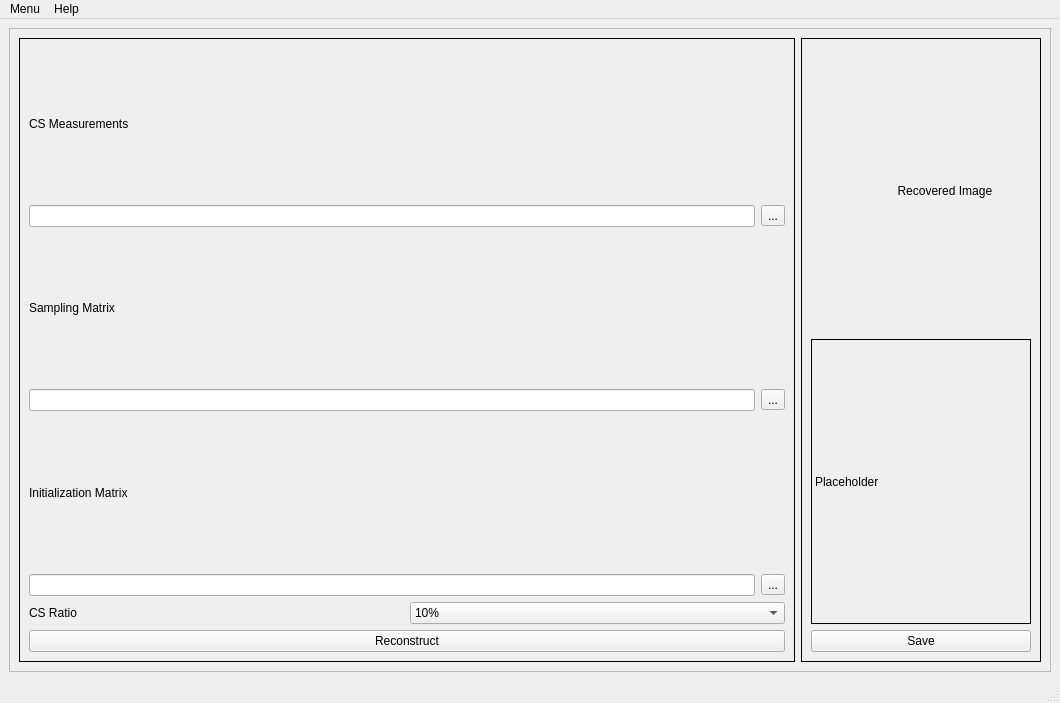
<?xml version="1.0" encoding="UTF-8"?>
<ui version="4.0">
 <class>HomeWindow</class>
 <widget class="QMainWindow" name="HomeWindow">
  <property name="geometry">
   <rect>
    <x>0</x>
    <y>0</y>
    <width>1060</width>
    <height>703</height>
   </rect>
  </property>
  <property name="windowTitle">
   <string>NetMD</string>
  </property>
  <widget class="QWidget" name="centralwidget">
   <layout class="QGridLayout" name="gridLayout_3">
    <item row="1" column="0">
     <widget class="QFrame" name="frame_2">
      <property name="frameShape">
       <enum>QFrame::StyledPanel</enum>
      </property>
      <property name="frameShadow">
       <enum>QFrame::Raised</enum>
      </property>
      <layout class="QGridLayout" name="gridLayout_5">
       <item row="0" column="0">
        <widget class="QFrame" name="frame_3">
         <property name="minimumSize">
          <size>
           <width>197</width>
           <height>191</height>
          </size>
         </property>
         <property name="styleSheet">
          <string notr="true">border-color: rgb(0, 0, 0);</string>
         </property>
         <property name="frameShape">
          <enum>QFrame::Box</enum>
         </property>
         <layout class="QGridLayout" name="gridLayout_2">
          <item row="0" column="0">
           <layout class="QVBoxLayout" name="verticalLayout_4">
            <item>
             <layout class="QGridLayout" name="gridLayout">
              <item row="0" column="0">
               <layout class="QVBoxLayout" name="verticalLayout">
                <item>
                 <widget class="QLabel" name="csMeasurementsLabel">
                  <property name="text">
                   <string>CS Measurements</string>
                  </property>
                 </widget>
                </item>
                <item>
                 <layout class="QHBoxLayout" name="horizontalLayout">
                  <item>
                   <widget class="QLineEdit" name="csMeasurementsPathLine"/>
                  </item>
                  <item>
                   <widget class="QToolButton" name="csMeasurementsButton">
                    <property name="text">
                     <string>...</string>
                    </property>
                   </widget>
                  </item>
                 </layout>
                </item>
               </layout>
              </item>
              <item row="1" column="0">
               <layout class="QVBoxLayout" name="verticalLayout_2">
                <item>
                 <widget class="QLabel" name="samplingMatrixLabel">
                  <property name="text">
                   <string>Sampling Matrix</string>
                  </property>
                 </widget>
                </item>
                <item>
                 <layout class="QHBoxLayout" name="horizontalLayout_2">
                  <item>
                   <widget class="QLineEdit" name="samplingMatrixPathLine"/>
                  </item>
                  <item>
                   <widget class="QToolButton" name="samplingMatrixButton">
                    <property name="text">
                     <string>...</string>
                    </property>
                   </widget>
                  </item>
                 </layout>
                </item>
               </layout>
              </item>
              <item row="2" column="0">
               <layout class="QVBoxLayout" name="verticalLayout_3">
                <item>
                 <widget class="QLabel" name="initializationMatrixLabel">
                  <property name="text">
                   <string>Initialization Matrix</string>
                  </property>
                 </widget>
                </item>
                <item>
                 <layout class="QHBoxLayout" name="horizontalLayout_3">
                  <item>
                   <widget class="QLineEdit" name="initializationMatrixPathLine"/>
                  </item>
                  <item>
                   <widget class="QToolButton" name="initializationMatrixButton">
                    <property name="text">
                     <string>...</string>
                    </property>
                   </widget>
                  </item>
                 </layout>
                </item>
               </layout>
              </item>
             </layout>
            </item>
            <item>
             <layout class="QHBoxLayout" name="horizontalLayout_4">
              <item>
               <widget class="QLabel" name="csRatioLabel">
                <property name="text">
                 <string>CS Ratio</string>
                </property>
               </widget>
              </item>
              <item>
               <widget class="QComboBox" name="csRatiosComboBox">
                <item>
                 <property name="text">
                  <string>10%</string>
                 </property>
                </item>
                <item>
                 <property name="text">
                  <string>25%</string>
                 </property>
                </item>
                <item>
                 <property name="text">
                  <string>50%</string>
                 </property>
                </item>
               </widget>
              </item>
             </layout>
            </item>
           </layout>
          </item>
          <item row="1" column="0">
           <widget class="QPushButton" name="reconstructButton">
            <property name="text">
             <string>Reconstruct</string>
            </property>
           </widget>
          </item>
         </layout>
        </widget>
       </item>
       <item row="0" column="1">
        <widget class="QFrame" name="frame">
         <property name="minimumSize">
          <size>
           <width>197</width>
           <height>191</height>
          </size>
         </property>
         <property name="frameShape">
          <enum>QFrame::Box</enum>
         </property>
         <layout class="QGridLayout" name="gridLayout_4">
          <item row="0" column="0">
           <widget class="QLabel" name="recoveredImageLabel">
            <property name="text">
             <string>                          Recovered Image</string>
            </property>
           </widget>
          </item>
          <item row="1" column="0">
           <widget class="QLabel" name="label">
            <property name="minimumSize">
             <size>
              <width>220</width>
              <height>150</height>
             </size>
            </property>
            <property name="frameShape">
             <enum>QFrame::Box</enum>
            </property>
            <property name="text">
             <string>Placeholder</string>
            </property>
           </widget>
          </item>
          <item row="2" column="0">
           <widget class="QPushButton" name="saveButton">
            <property name="text">
             <string>Save</string>
            </property>
           </widget>
          </item>
         </layout>
        </widget>
       </item>
      </layout>
     </widget>
    </item>
   </layout>
  </widget>
  <widget class="QMenuBar" name="menubar">
   <property name="geometry">
    <rect>
     <x>0</x>
     <y>0</y>
     <width>1060</width>
     <height>39</height>
    </rect>
   </property>
   <widget class="QMenu" name="menuMenu">
    <property name="title">
     <string>Menu</string>
    </property>
    <addaction name="actionHome_2"/>
    <addaction name="actionSettings"/>
   </widget>
   <widget class="QMenu" name="menuHelp">
    <property name="title">
     <string>Help</string>
    </property>
    <addaction name="actionIntructions"/>
   </widget>
   <addaction name="menuMenu"/>
   <addaction name="menuHelp"/>
  </widget>
  <widget class="QStatusBar" name="statusbar"/>
  <action name="actionHome">
   <property name="text">
    <string>Program</string>
   </property>
  </action>
  <action name="actionHome_2">
   <property name="text">
    <string>Home</string>
   </property>
  </action>
  <action name="actionIntructions">
   <property name="text">
    <string>Intructions</string>
   </property>
  </action>
  <action name="actionSettings">
   <property name="text">
    <string>Settings</string>
   </property>
  </action>
 </widget>
 <resources/>
 <connections/>
</ui>
